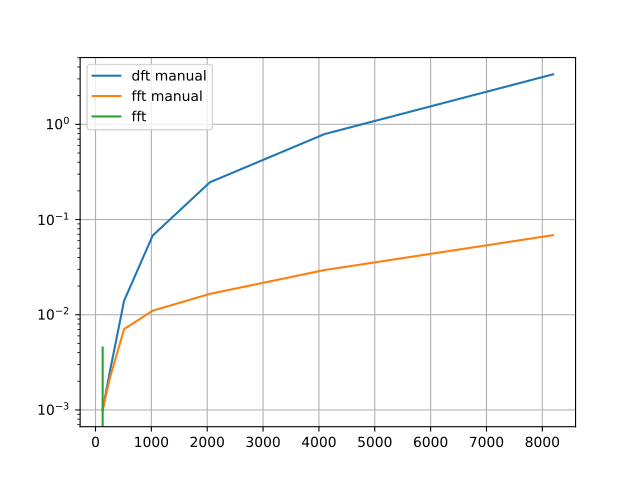

This figure's Python source:
import numpy as np
import matplotlib.pyplot as plt
import time

def dft(x):
    N = len(x)
    n = np.arange(N)
    F = np.exp(-2j * np.pi * np.outer(n, n) / N)
    return F @ x

def fft(x):
    N = len(x)
    if N == 1:
        return x
    M = N//2
    w = np.exp(-2j * np.pi / N)
    k = np.arange(M)
    omega = w ** k
    z_t = fft(x[0::2])
    z_b = omega * fft(x[1::2])
    return np.concatenate([z_t + z_b, z_t - z_b])


Ns = [128, 256, 512, 1024, 2048, 4096, 8192]

dftt = []
fftmanualt = []
fftt = []

for N in Ns:
    x = np.random.rand(N)

    t = time.time()
    dft(x)
    dftt.append(time.time() - t)

    t = time.time()
    fft(x)
    fftmanualt.append(time.time() - t)

    t = time.time()
    np.fft.fft(x)
    fftt.append(time.time() - t)

plt.figure()
plt.plot(Ns,dftt, label="dft manual")
plt.plot(Ns,fftmanualt, label="fft manual")
plt.plot(Ns, fftt, label="fft")
plt.yscale("log")
plt.legend()
plt.grid()

plt.savefig("ex1.pdf")
plt.show()
